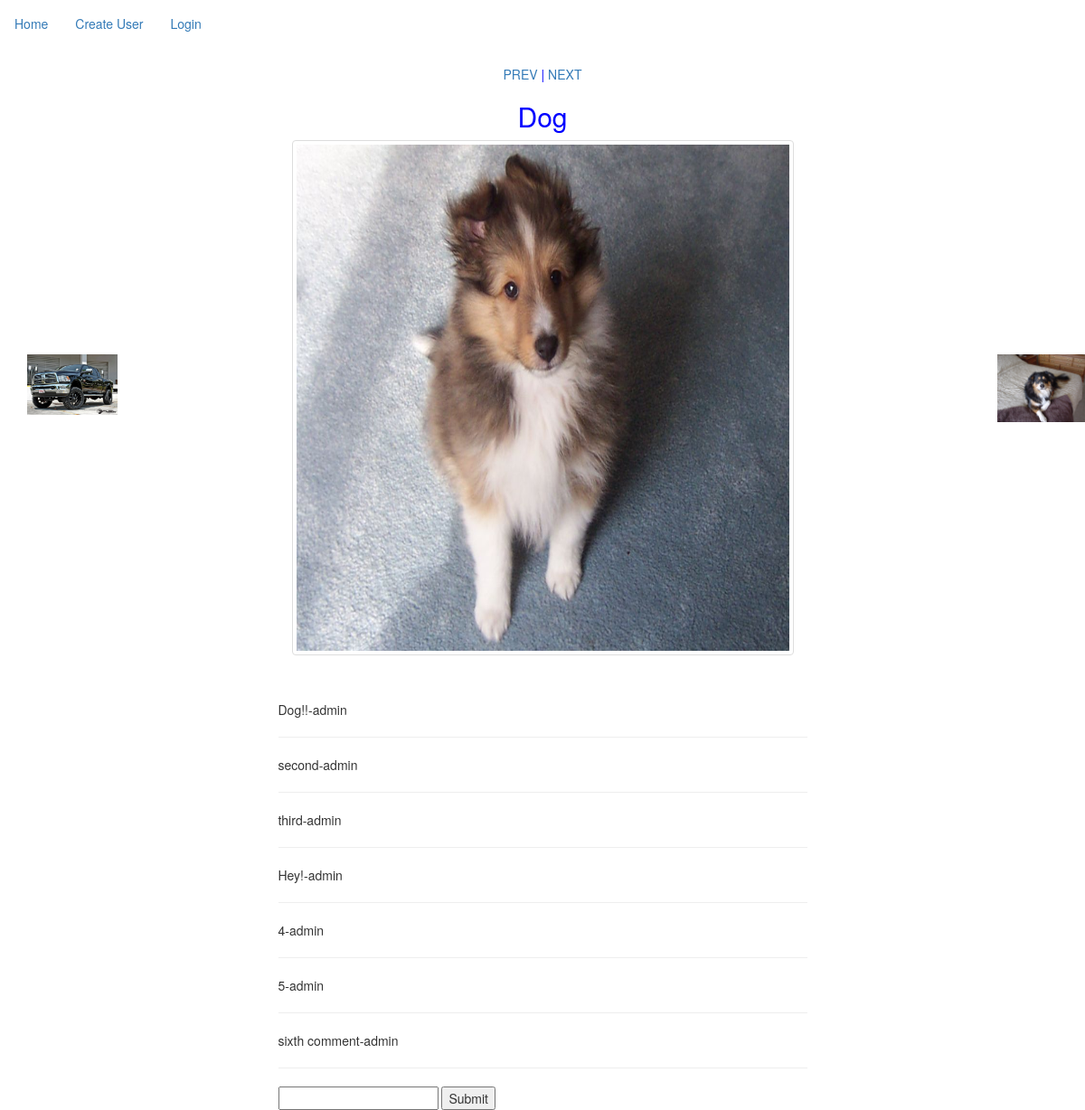
Before: /image/1/ with the older database file.
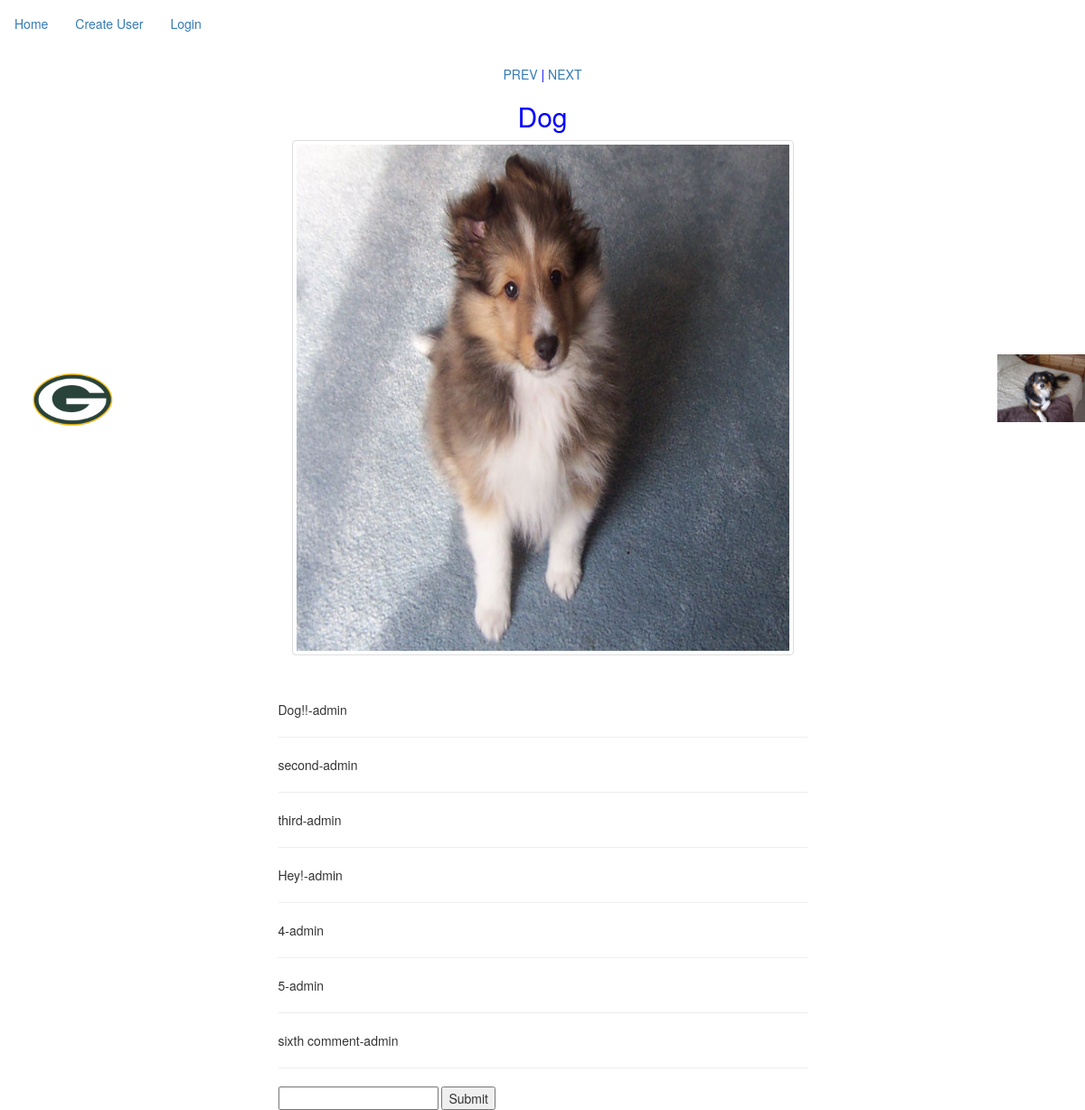
After: the same page with the newer database file.
### image/models.py (models this page shows, shortened)
class Image(models.Model):
    user = models.ForeignKey('auth.User')
    title = models.CharField(max_length=40)
    description = models.TextField()
    time = models.DateTimeField(auto_now_add=True)
    picture = models.FileField()
    graphic = models.BooleanField(default=False)
    @property
    def image_url(self):
        if self.picture:
            return self.picture.url
        return "http://images.clipartpanda.com/animated-question-mark-for-powerpoint-1256186461796715642question-mark-icon.svg.hi.png"

### image/views.py (the view, shortened to what this page needs)
# urls.py: url(r'^image/(?P<pk>\d+)/$', ImageDetailView.as_view(), name='image_detail_view'),
class ImageDetailView(DetailView):
    model = Image
    def get_context_data(self, **kwargs):
        context = super().get_context_data(**kwargs)
        comms = Comment.objects.filter(image=self.kwargs['pk'])
        x = Image.objects.all()
        y = x.get(id=self.kwargs['pk'])
        z = y.id
        next_page = z + 1
        prev_page = z - 1
        stopper_end = Image.objects.last().id
        stopper_start = Image.objects.first().id
        def next_right_x(self):
            current_id = z
            while current_id < stopper_end:
                current_id += 1
                try:
                    if x.get(id=current_id):
                        return current_id
                except ObjectDoesNotExist:
                    pass
            return stopper_start
        def next_left_x(self):
            current_id = z
            return stopper_end
        context['comms'] = comms
        context['left_obj'] = x.get(id=next_left_x(self))
        context['right_obj'] = x.get(id=next_right_x(self))
        return context

### templates/image/image_detail.html (shortened to what this page needs)
{% extends 'base.html' %}
{% block content %}
<div class="row">
<div class="col-md-3">
  <img class="left" src="{{ MEDIA_URL }}{{ left_obj.image_url }}" alt="" />
</div>
<div class="col-md-6">
  <div class="center">
    <a href="{% url 'image_detail_view' left_obj.id %}">PREV</a> |
    <a href="{% url 'image_detail_view' right_obj.id %}">NEXT</a>
  </div>
  <h2 class="center">{{ image.title }}</h2>
  <div class="thumbnail">
  <img class="medium" src="{{ MEDIA_URL }}{{ image.image_url }}" alt="" />
 </div>
 <div class="row blank"></div>
 <div class="row">
   <div class="col-md-3">
   </div>
   <br>
   {% for x in comms %}
   {{ x.body }}-{{ x.user }}<hr>
   {% endfor %}
   <form class="" action="{%  url 'comment_create_view' image.id %}" method="post">
          <input type="text" name="body" value="">
          <input type="submit" name="" value="Submit">
        </form>
 </div>
</div>
<div class="col-md-2">
</div>
<div class="col-md-1">
  <img class="right" src="{{ MEDIA_URL }}{{ right_obj.image_url }}" alt="" />
</div>
</div>
{% endblock %}

Changed rows visible on the page:
no longer on this page (row unchanged): Image: image_url (placeholder picture)
added Image: image_url (picture)
